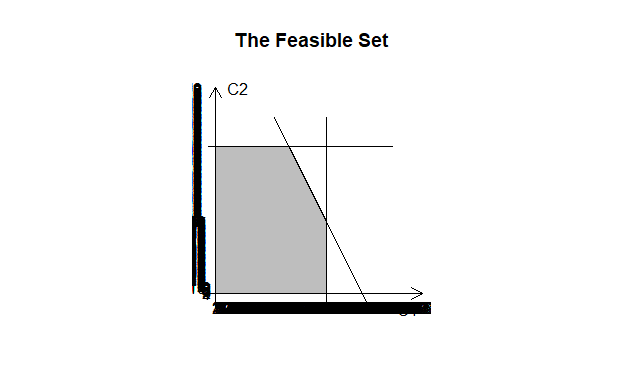

Recreate this plot in R.
# Set 2.2a - Question 4

library(lpSolveAPI)

#number of decision variables
varlin <- make.lp(0, 2)

#Objective function definition
set.objfn(varlin, c(8, 5))   
lp.control(varlin,sense='max')  

#Constraints
add.constraint(varlin, c(2, 1), "<=", 400)
add.constraint(varlin, c(1, 0), "<=", 150)
add.constraint(varlin, c(0, 1), "<=", 200)

# Non-Negativity
set.bounds(varlin, lower = c(0,0), columns = c(1,2))

varlin
solve(varlin)

get.variables(varlin)     #optimal value of D.V. - decision variables
get.objective(varlin)     #optimal value of objective function

plot.lpExtPtr(varlin)
